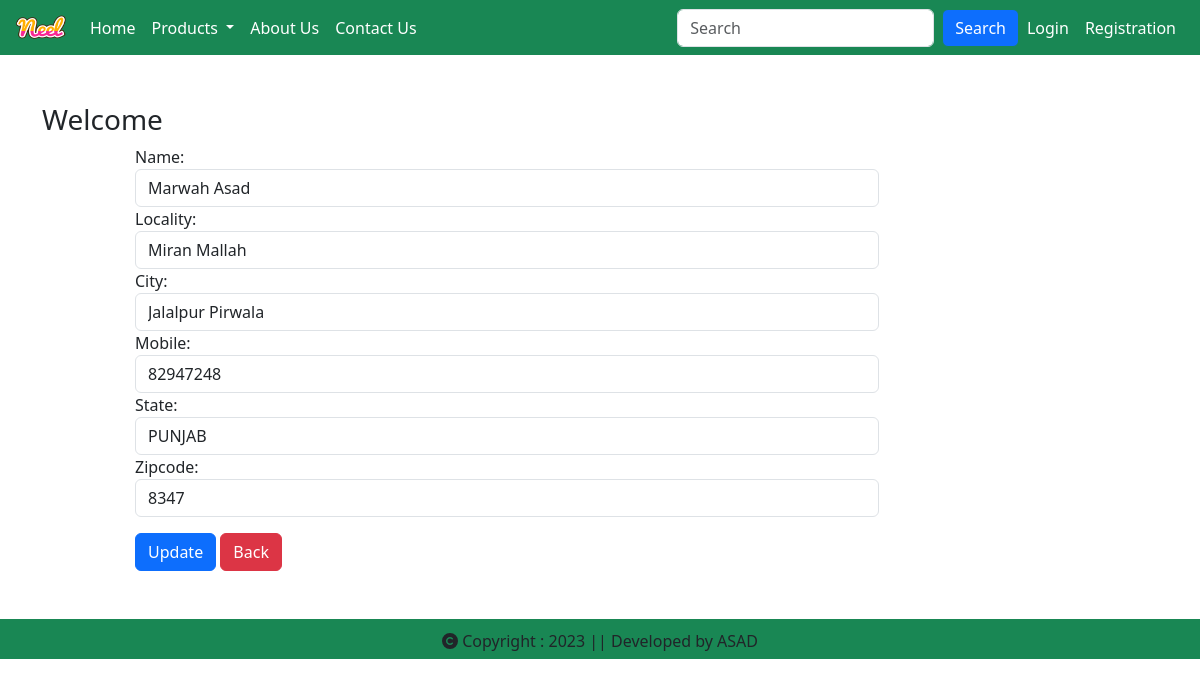
/updateAddress/4, run on the app's committed database.
### app/models.py (models this page shows, shortened)
class Customer(models.Model):
    user = models.ForeignKey(User, on_delete=models.CASCADE)
    name = models.CharField(max_length=200)
    locality = models.CharField(max_length=200)
    city = models.CharField(max_length=50)
    mobile = models.IntegerField(default=0)
    zipcode = models.IntegerField()
    state = models.CharField(choices=STATE_CHOICES, max_length=50)

### app/views.py (the view, shortened to what this page needs)
# urls.py: path('updateAddress/<int:id>', UpdateAddress, name="updateAddress"),
def UpdateAddress(request, id):
    address = Customer.objects.get(id=id)
    queryset = CustomerProfileForm(instance=address)
    context = {'page':'Update Address', 'address':address, 'queryset':queryset}
    return render(request, 'app/updateAddress.html', context)

### app/forms.py
class CustomerProfileForm(forms.ModelForm):
    class Meta:
        model = Customer
        fields = ['name', 'locality', 'city', 'mobile', 'state', 'zipcode']
        widgets = {
            'name': forms.TextInput(attrs={'class': 'form-control'}),
            'locality': forms.TextInput(attrs={'class': 'form-control'}),
            'city': forms.TextInput(attrs={'class': 'form-control'}),
            'mobile': forms.NumberInput(attrs={'class': 'form-control'}),
            'state': forms.Select(attrs={'class': 'form-control'}),
            'zipcode': forms.NumberInput(attrs={'class': 'form-control'}),
        }

### app/templates/app/updateAddress.html (shortened to what this page needs)
{% extends 'base.html' %}
{% block start %}
<div class="container my-5">
    <div class="row">
        <h3>Welcome </h3>
    </div>
    <div class="col-sm-8 offset-sm-1">
        <form action="" method="post">
            {% for form in queryset %}
            {{form.label_tag}} {{form}} <small class="text-danger"> {{form.errors|striptags}} </small>
            {% endfor %}
            <div class="col-12 mt-3">
                <button type="submit" class="btn btn-primary">Update</button>
                <a href="{% url 'address' %}" class="btn btn-danger" type="button">Back</a>
            </div>
        </form>
    </div>
</div>
{% endblock %}

### data on the page
Customer: queryset "Marwah Asad" "Miran Mallah" "Jalalpur Pirwala" "82947248" "PUNJAB" "8347"
